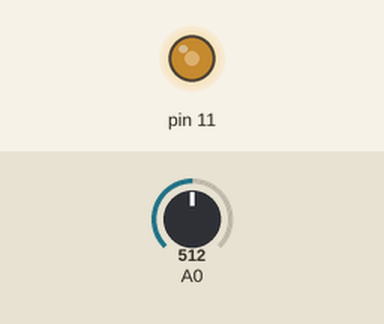
Recording of a sketch running on a simulated Arduino Uno, built with avr-gcc and run on an emulated ATmega328P. Parts: output pins drawn as LEDs (lit = HIGH). The inputs (shaded band) are chosen by the test bench; at power-on: A0 = 512.

Above: at 1.2 s.
1.3 s: A0 set to 716
At 2.0 s:
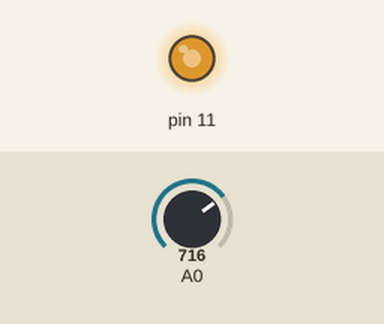
2.8 s: A0 set to 900
At 3.1 s:
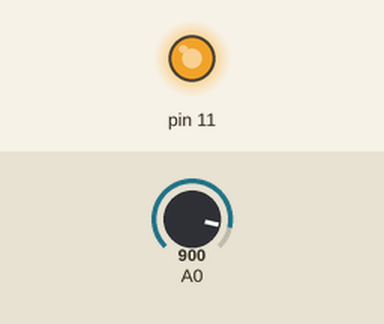
4.3 s: A0 set to 122
At 5.5 s:
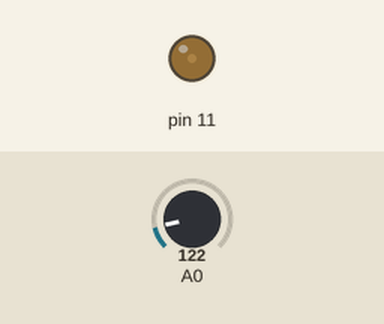
5.8 s: A0 set to 0
At 6.6 s:
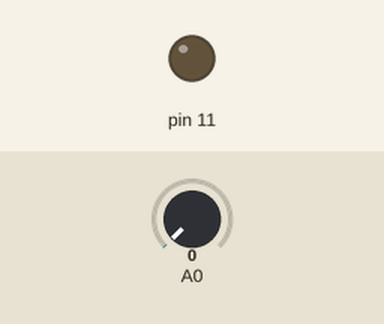
7.3 s: A0 set to 511
At 7.8 s:
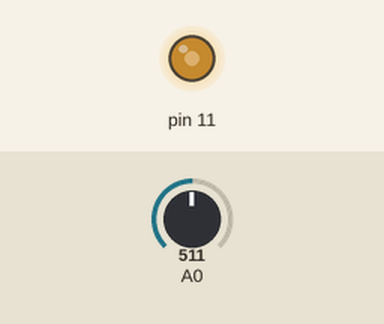
Timing chart, 0 to 9.8 s (numbered marks = the images above; inputs shaded):
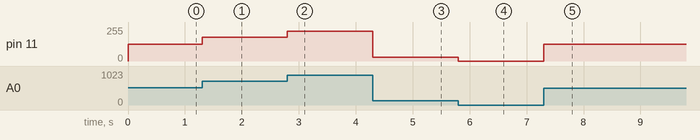

Measured:
- after the input at 1.3 s, pin 11: 127/255 → 178/255 at once
- after the input at 2.8 s, pin 11: 178/255 → 224/255 at once
- after the input at 4.3 s, pin 11: 224/255 → 30/255 at once
- after the input at 5.8 s, pin 11: 30/255 → 0/255 at once
- after the input at 7.3 s, pin 11: 0/255 → 127/255 at once

The sketch:

_1.ino
```cpp
void setup() {
  // put your setup code here, to run once:
pinMode(11,OUTPUT);
pinMode(A0,INPUT);
}

void loop() {
  // put your main code here, to run repeatedly
  int value = analogRead(A0);
  value = map(value,0,1023,0,255);
  analogWrite(11,value);

}
```
